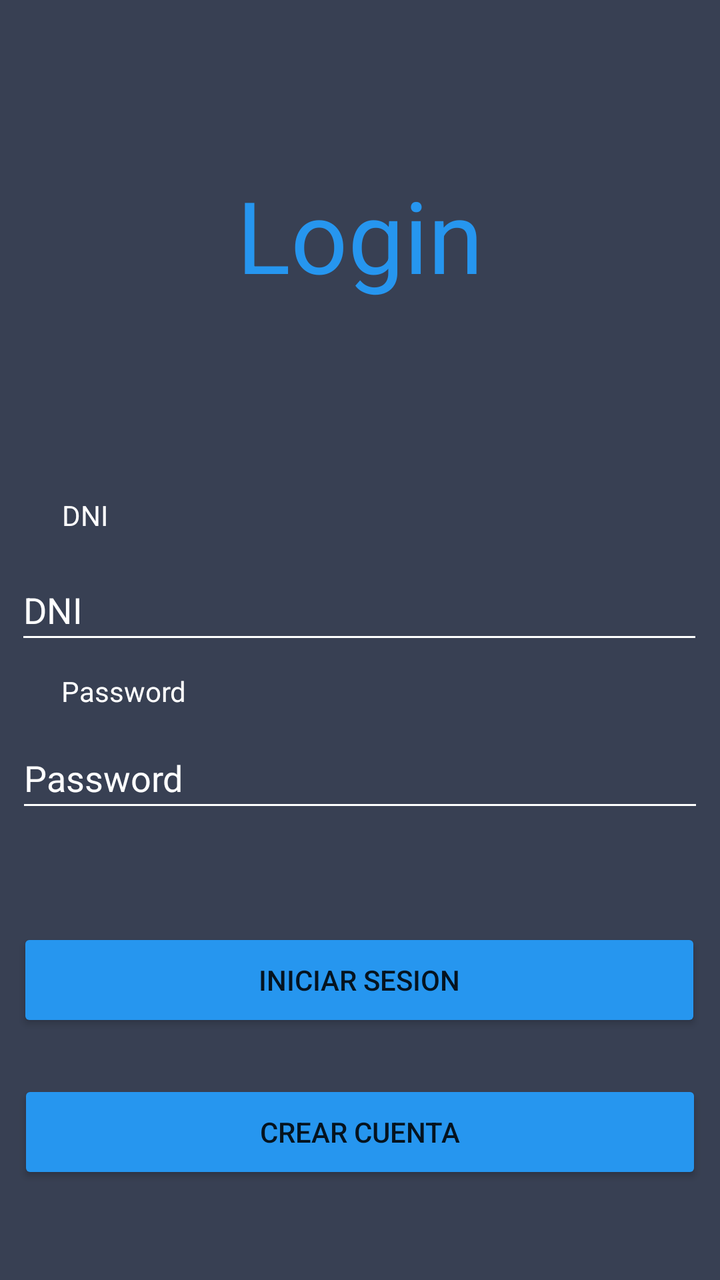
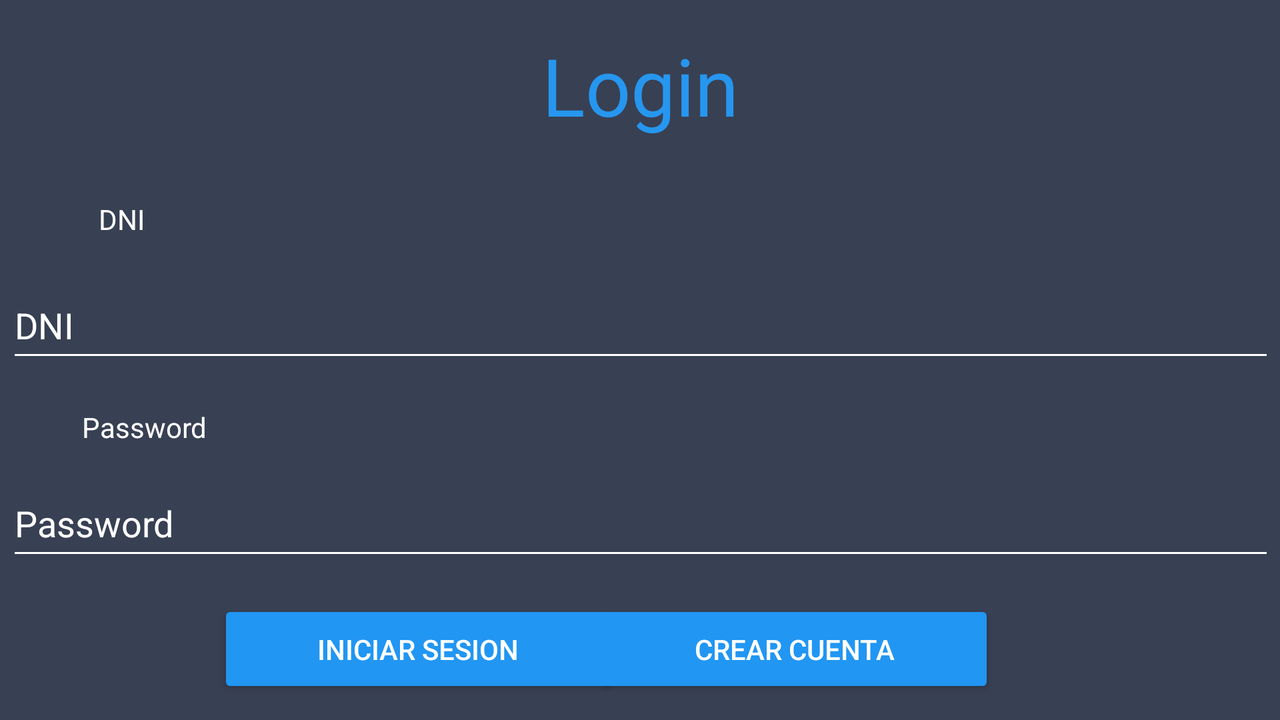

Compare how this app lays out the same screen by default and in its alternative resource folder. The renders come first, then the two layout files and the values they reference.
<!-- AndroidManifest.xml: application theme Theme.ApkLibreria -->
<!-- res/layout/activity_login.xml -->
<?xml version="1.0" encoding="utf-8"?>
<androidx.constraintlayout.widget.ConstraintLayout xmlns:android="http://schemas.android.com/apk/res/android"
    xmlns:app="http://schemas.android.com/apk/res-auto"
    xmlns:tools="http://schemas.android.com/tools"
    android:layout_width="match_parent"
    android:layout_height="match_parent"

    tools:context=".Usuario.Login">

    <View
        android:id="@+id/view2"
        android:layout_width="wrap_content"
        android:layout_height="wrap_content"
        android:background="#474959"
        android:backgroundTint="#384053"
        app:layout_constraintBottom_toBottomOf="parent"
        app:layout_constraintEnd_toEndOf="parent"
        app:layout_constraintHorizontal_bias="0.0"
        app:layout_constraintStart_toStartOf="parent"
        app:layout_constraintTop_toTopOf="parent"
        app:layout_constraintVertical_bias="0.0" />

    <TextView
        android:id="@+id/textTituloLogin"
        android:layout_width="355dp"
        android:layout_height="69dp"
        android:layout_marginTop="84dp"

        android:fontFamily="sans-serif"
        android:freezesText="false"
        android:text="Login"
        android:textAlignment="center"
        android:textAppearance="@style/TextAppearance.AppCompat.Body1"
        android:textColor="#2696EF"
        android:textIsSelectable="false"
        android:textSize="50sp"
        android:textStyle="normal"
        app:layout_constraintEnd_toEndOf="parent"
        app:layout_constraintStart_toStartOf="parent"
        app:layout_constraintTop_toTopOf="parent" />

    <TextView
        android:id="@+id/lblEmailLogin"
        android:layout_width="52dp"
        android:layout_height="23dp"
        android:layout_marginStart="10dp"
        android:layout_marginTop="248dp"
        android:text="DNI"
        android:textColor="@color/white"
        app:layout_constraintEnd_toEndOf="parent"
        app:layout_constraintHorizontal_bias="0.07"
        app:layout_constraintStart_toStartOf="parent"
        app:layout_constraintTop_toTopOf="parent" />

    <Button
        android:id="@+id/btnIniciarLogin"
        android:layout_width="342dp"
        android:layout_height="52dp"
        android:layout_marginTop="464dp"
        android:backgroundTint="#2696EF"
        android:text="Iniciar sesion"
        app:layout_constraintEnd_toEndOf="parent"
        app:layout_constraintHorizontal_bias="0.49"
        app:layout_constraintStart_toStartOf="parent"
        app:layout_constraintTop_toTopOf="parent"
        tools:ignore="TextContrastCheck,TextContrastCheck" />

    <Button
        android:id="@+id/btnCrearCuentaLogin"
        android:layout_width="342dp"
        android:layout_height="52dp"
        android:layout_marginTop="540dp"
        android:backgroundTint="#2696EF"
        android:text="Crear cuenta"
        app:layout_constraintEnd_toEndOf="parent"
        app:layout_constraintHorizontal_bias="0.509"
        app:layout_constraintStart_toStartOf="parent"
        app:layout_constraintTop_toTopOf="parent"
        tools:ignore="TextContrastCheck,TextContrastCheck" />

    <EditText
        android:id="@+id/textPasswordLogin"
        android:layout_width="344dp"
        android:layout_height="47dp"
        android:layout_marginTop="364dp"
        android:autofillHints=""
        android:backgroundTint="@color/white"
        android:ems="10"
        android:hint="Password"
        android:inputType="textPassword"
        android:minHeight="48dp"
        android:textColor="@color/white"
        android:textColorHint="@color/white"
        app:layout_constraintEnd_toEndOf="parent"
        app:layout_constraintHorizontal_bias="0.494"
        app:layout_constraintStart_toStartOf="parent"
        app:layout_constraintTop_toTopOf="parent"
        tools:ignore="TouchTargetSizeCheck,DuplicateSpeakableTextCheck" />

    <TextView
        android:id="@+id/lblEmail"
        android:layout_width="wrap_content"
        android:layout_height="wrap_content"
        android:layout_marginStart="10dp"
        android:layout_marginTop="336dp"
        android:text="Password"
        android:textColor="@color/white"
        app:layout_constraintEnd_toEndOf="parent"
        app:layout_constraintHorizontal_bias="0.072"
        app:layout_constraintStart_toStartOf="parent"
        app:layout_constraintTop_toTopOf="parent" />

    <EditText

        android:id="@+id/txtDniLogin"
        android:layout_width="344dp"
        android:layout_height="47dp"
        android:layout_marginTop="280dp"
        android:autofillHints=""
        android:backgroundTint="@color/white"
        android:ems="10"
        android:hint="DNI"
        android:inputType="number"
        android:maxLength="9"
        android:textColor="@color/white"
        android:textColorHint="@color/white"
        app:layout_constraintEnd_toEndOf="parent"
        app:layout_constraintHorizontal_bias="0.477"
        app:layout_constraintStart_toStartOf="parent"
        app:layout_constraintTop_toTopOf="parent"
        tools:ignore="TouchTargetSizeCheck,TouchTargetSizeCheck,DuplicateSpeakableTextCheck,DuplicateSpeakableTextCheck" />


</androidx.constraintlayout.widget.ConstraintLayout>
<!-- resources referenced by this layout -->
<resources>
  <style name="Theme.ApkLibreria" parent="Theme.MaterialComponents.DayNight.DarkActionBar">
          
          <item name="colorPrimary">#2196F3</item>
          <item name="colorPrimaryVariant">#2196F3</item>
          <item name="colorOnPrimary">@color/white</item>
          
          <item name="colorSecondary">@color/teal_200</item>
          <item name="colorSecondaryVariant">@color/teal_700</item>
          <item name="colorOnSecondary">@color/black</item>
          
          <item name="android:statusBarColor" tools:targetApi="l">?attr/colorPrimaryVariant</item>
          
      </style>
</resources>
<!-- res/layout-land/activity_login.xml (the author's variant of the layout above) -->
<!-- drawn on the phone turned sideways -->
<?xml version="1.0" encoding="utf-8"?>
<androidx.constraintlayout.widget.ConstraintLayout xmlns:android="http://schemas.android.com/apk/res/android"
    xmlns:app="http://schemas.android.com/apk/res-auto"
    xmlns:tools="http://schemas.android.com/tools"
    android:layout_width="match_parent"
    android:layout_height="match_parent"
    tools:context=".Usuario.Login">

    <View
        android:id="@+id/view2"
        android:layout_width="wrap_content"
        android:layout_height="wrap_content"
        android:background="#474959"
        android:backgroundTint="#384053"
        app:layout_constraintBottom_toBottomOf="parent"
        app:layout_constraintEnd_toEndOf="parent"
        app:layout_constraintHorizontal_bias="0.0"
        app:layout_constraintStart_toStartOf="parent"
        app:layout_constraintTop_toTopOf="parent"
        app:layout_constraintVertical_bias="0.0" />

    <TextView
        android:id="@+id/textTituloLogin2"
        android:layout_width="210dp"
        android:layout_height="60dp"
        android:layout_marginTop="16dp"

        android:fontFamily="sans-serif"
        android:freezesText="false"
        android:text="Login"
        android:textAlignment="center"
        android:textAppearance="@style/TextAppearance.AppCompat.Body1"
        android:textColor="#2696EF"
        android:textIsSelectable="false"
        android:textSize="40sp"
        android:textStyle="normal"
        app:layout_constraintEnd_toEndOf="parent"
        app:layout_constraintStart_toStartOf="parent"
        app:layout_constraintTop_toTopOf="parent" />

    <Button
        android:id="@+id/btnCrearCuentaLogin"
        android:layout_width="200dp"
        android:layout_height="49dp"
        android:layout_marginTop="300dp"
        android:backgroundTint="#2196F3"
        android:text="Crear cuenta"
        android:textColor="@color/white"
        app:layout_constraintEnd_toEndOf="parent"
        app:layout_constraintHorizontal_bias="0.676"
        app:layout_constraintStart_toStartOf="parent"
        app:layout_constraintTop_toTopOf="parent"
        tools:ignore="TextContrastCheck,TextContrastCheck,TextContrastCheck,TextContrastCheck" />

    <TextView
        android:id="@+id/lblEmailLogin"
        android:layout_width="52dp"
        android:layout_height="23dp"
        android:layout_marginStart="10dp"
        android:layout_marginTop="100dp"
        android:text="DNI"
        android:textColor="@color/white"
        app:layout_constraintEnd_toEndOf="parent"
        app:layout_constraintHorizontal_bias="0.068"
        app:layout_constraintStart_toStartOf="parent"
        app:layout_constraintTop_toTopOf="parent" />

    <EditText

        android:id="@+id/txtDniLogin"
        android:layout_width="634dp"
        android:layout_height="50dp"
        android:layout_marginTop="136dp"
        android:backgroundTint="@color/white"
        android:ems="10"
        android:hint="DNI"
        android:inputType="number"
        android:maxLength="9"
        android:textColor="@color/white"
        android:textColorHint="@color/white"
        app:layout_constraintEnd_toEndOf="parent"
        app:layout_constraintHorizontal_bias="0.567"
        app:layout_constraintStart_toStartOf="parent"
        app:layout_constraintTop_toTopOf="parent"
        tools:ignore="DuplicateSpeakableTextCheck,DuplicateSpeakableTextCheck"
        android:importantForAutofill="no" />

    <TextView
        android:id="@+id/lblEmail"
        android:layout_width="123dp"
        android:layout_height="22dp"
        android:layout_marginTop="204dp"
        android:layout_marginEnd="250dp"
        android:text="Password"
        android:textColor="@color/white"
        app:layout_constraintEnd_toEndOf="parent"
        app:layout_constraintHorizontal_bias="0.153"
        app:layout_constraintStart_toStartOf="parent"
        app:layout_constraintTop_toTopOf="parent" />

    <EditText
        android:id="@+id/textPasswordLogin"
        android:layout_width="634dp"
        android:layout_height="50dp"
        android:layout_marginTop="235dp"
        android:autofillHints=""
        android:backgroundTint="@color/white"
        android:ems="10"
        android:hint="Password"
        android:inputType="textPassword"
        android:minHeight="48dp"
        android:textColor="@color/white"
        android:textColorHint="@color/white"
        app:layout_constraintEnd_toEndOf="parent"
        app:layout_constraintHorizontal_bias="0.567"
        app:layout_constraintStart_toStartOf="parent"
        app:layout_constraintTop_toTopOf="parent"
        tools:ignore="DuplicateSpeakableTextCheck,DuplicateSpeakableTextCheck,DuplicateSpeakableTextCheck" />

    <Button
        android:id="@+id/btnIniciarLogin"
        android:layout_width="200dp"
        android:layout_height="49dp"
        android:layout_marginTop="300dp"
        android:backgroundTint="#2196F3"
        android:text="Iniciar sesion"
        android:textColor="@color/white"
        app:layout_constraintEnd_toEndOf="parent"
        app:layout_constraintHorizontal_bias="0.248"
        app:layout_constraintStart_toStartOf="parent"
        app:layout_constraintTop_toTopOf="parent"
        tools:ignore="TextContrastCheck,TextContrastCheck,TextContrastCheck,TextContrastCheck,TextContrastCheck,TextContrastCheck" />


</androidx.constraintlayout.widget.ConstraintLayout>
